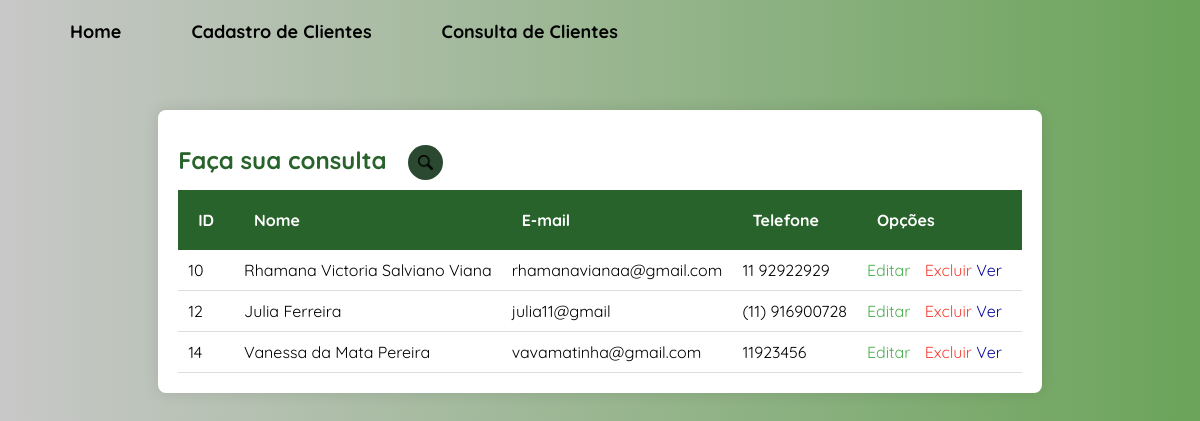
The page /consulta1 (signed in) on the database its author committed.
### tables this page shows
CREATE TABLE "tb_clientes" (
	"cliente_id"	INTEGER,
	"nome"	TEXT NOT NULL,
	"email"	TEXT NOT NULL,
	"telefone"	INTEGER NOT NULL,
	"data_cadastro"	INTEGER NOT NULL,
	"cpf"	INTEGER NOT NULL,
	"cep"	TEXT NOT NULL,
	"estado"	TEXT,
	"cidade"	TEXT,
	"rua"	TEXT,
	"numero"	INTEGER,
	PRIMARY KEY("cliente_id" AUTOINCREMENT)
);

### run.py (the view)
@app.route('/consulta1')
def consulta1():
    if not app.config['dados_login']:
        return redirect('/')
    conexao = sqlite3.connect('models/cadastro.db')
    cursor = conexao.cursor()
    sql = 'SELECT * FROM tb_clientes'
    cursor.execute(sql)
    clientes = cursor.fetchall()
    conexao.close()
    return render_template('consulta_cliente.html', clientes=clientes, usuario=app.config['dados_login'])

### templates/consulta_cliente.html (shortened to what this page needs)
<!DOCTYPE html>
<html lang="pt-br">
<head>
    <link rel="stylesheet" href="/static/styles/estilo4.css">
</head>
<body>
    <nav>
        <ul>
            <li><a href="/home">Home</a></li>
            <li><a href="/cadastro1">Cadastro de Clientes</a></li>
            <li><a href="/consulta1">Consulta de Clientes</a></li>
        </ul>
    </nav>
    <div class="table-container">
        <div class="search-box">
            <a href="#" class="search-btn">
                <img src="/static/assets/lupa.png" alt="Lupa" height="15px" width="15px">
            </a>
        </div>
        <table>
            <div>
                <h2 class="animate__animated animate__zoomIn">Faça sua consulta</h2>
            </div>
            <thead>
                <tr>
                    <th>ID</th>
                    <th>Nome</th>
                    <th>E-mail</th>
                    <th>Telefone</th>
                    <th>Opções</th>
                </tr>
            </thead>
            <tbody>
                {% for cliente in clientes %}
                <tr>
                    <td>{{ cliente[0] }}</td>
                    <td>{{ cliente[1] }}</td>
                    <td>{{ cliente[2] }}</td>
                    <td>{{ cliente[3] }}</td>
                    <td>
                        <a href="/editar/{{ cliente[0] }}" class="link_editar">Editar</a>
                        <a href="/excluir/{{ cliente[0] }}" class="link_excluir">Excluir</a>
                        <a href="/ver/{{ cliente[0] }}" class="link_ver">Ver</a>
                    </td>
                </tr>
                {% endfor %}
            </tbody>
        </table>
    </div>
</body>
</html>

### static/styles/estilo4.css (style rules this page uses)
* { margin: 0; padding: 0; box-sizing: border-box; }
body { font-family: 'Quicksand', sans-serif; background: linear-gradient(90deg, #C8C8C8, #6BA45A); display: flex; justify-content: center; align-items: flex-start; padding-top: 50px; }
nav { position: absolute; top: 20px; left: 20px; font-family: 'Quicksand', sans-serif; }
nav ul { display: flex; list-style: none; gap: 70px; margin-left: 50px; }
nav ul li a { text-decoration: none; color: #000000; font-weight: bold; font-size: 18px; transition: background-color 0.3s, transform 0.3s; }
.table-container { max-width: 100%; padding: 20px; background-color: #ffffff; border-radius: 8px; box-shadow: 0 0 15px rgba(0, 0, 0, 0.1); margin: 0 auto; margin-top: 60px; margin-bottom: 50px; overflow-x: auto; }
h2 { font-size: 24px; line-height: 2.5; color: #27632a; padding-right: 90px; padding-top: -10px; }
.search-box { position: absolute; background: #2b4930; height: 35px; padding: 10px; border-radius: 30px; display: flex; justify-content: space-between; align-items: center; margin-left: 230px; margin-top: 15px; }
.search-btn { border-radius: 50%; background:#2b4930; display: flex; justify-content: center; align-items: center; transition: 0.5s; }
table { width: 100%; border-collapse: collapse; }
thead { background-color: #27632a; color: white; }
thead th { padding: 20px; text-align: left; }
tbody td { padding: 10px; border-bottom: 1px solid #ddd; text-align: left; }
.link_editar { color: #4caf50; margin-right: 10px; text-decoration: none; }
.link_excluir { color: #f44336; text-decoration: none; }
.link_ver { color: #0707a1; margin-right: 10px; text-decoration: none; }

### rows shown on the page
tb_clientes: cliente_id "10", nome "Rhamana Victoria Salviano Viana", email "rhamanavianaa@gmail.com", telefone "11 92922929"
tb_clientes: cliente_id "12", nome "Julia Ferreira", email "julia11@gmail", telefone "(11) 916900728"
tb_clientes: cliente_id "14", nome "Vanessa da Mata Pereira", email "vavamatinha@gmail.com", telefone "11923456"
